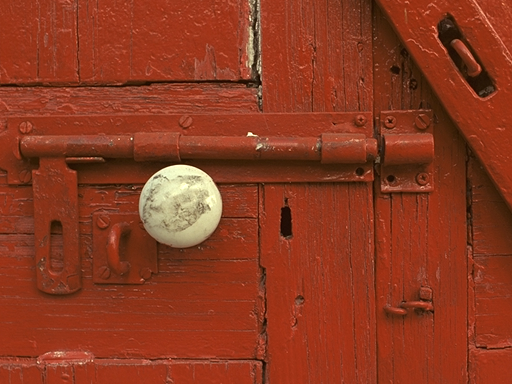
#> input picture tid2013/reference_images_more/I01 (11).BMP, 512 x 384 px; its folder holds only this picture in this run
$ python cie.py   (older library calls are emulated)
#> lines starting #> are read from the running program, lines starting #| are printed output that depends on the picture
#> further down, good_image is the input picture: shape (384, 512, 3); mean B, G, R 32, 57.4, 139.9

import cv2
import os
import numpy as np
from skimage import feature
from sklearn.svm import SVR
from sklearn.model_selection import train_test_split
from sklearn.metrics import mean_squared_error, accuracy_score
from sklearn.preprocessing import StandardScaler
import scipy.stats
from scipy.special import expit
from PIL import Image, ImageEnhance
import matplotlib.pyplot as plt

# 函数：计算颜色矩
def calculate_color_moments(image):
    # 将彩色图像转为HSV模型
    hsv_image = cv2.cvtColor(image, cv2.COLOR_BGR2HSV)
    # 提取S和V通道
    s_channel = hsv_image[:, :, 1]
    v_channel = hsv_image[:, :, 2]

    # 计算颜色矩
    s_moments = cv2.moments(s_channel).values()
    v_moments = cv2.moments(v_channel).values()

    # 添加额外的颜色矩，第三个颜色矩是偏度，第四个颜色矩是峰度
    s_skewness = cv2.moments(s_channel)['mu03'] if cv2.moments(s_channel)['m00'] != 0 else 0
    v_skewness = cv2.moments(v_channel)['mu03'] if cv2.moments(v_channel)['m00'] != 0 else 0
    s_kurtosis = cv2.moments(s_channel)['mu02'] if cv2.moments(s_channel)['m00'] != 0 else 0
    v_kurtosis = cv2.moments(v_channel)['mu02'] if cv2.moments(v_channel)['m00'] != 0 else 0

    return list(s_moments) + list(v_moments) + [s_skewness, v_skewness, s_kurtosis, v_kurtosis]

# 定义颜色匹配函数
def color_matching_function(input_lambda_val):
    try:
        x = 0.4002 * expit((731.616 - input_lambda_val) / (4.029e-5 * input_lambda_val))
        z = 0.2545 * expit((632.816 - input_lambda_val) / (2.907e-3 * input_lambda_val))
        y = 1 - x - z
        return x, y, z
    except OverflowError:
        return None, 0.33, None

# 定义RGB到CIEXYZ的转换函数
def rgb_to_xyz(rgb):
    M = np.array([[0.4124564, 0.3575761, 0.1804375],
                  [0.2126729, 0.7151522, 0.0721750],
                  [0.0193339, 0.1191920, 0.9503041]])
    # 将rgb重塑为形状为(3, 384*512)的数组
    rgb_reshaped = rgb.transpose(2, 0, 1).reshape(3, -1)
    xyz = np.dot(M, rgb_reshaped)
    output_xyz_image = xyz.reshape(rgb.shape)
    return output_xyz_image


# 定义计算彩色信息特征的函数
def compute_color_feature(inpuy_xyz_image, input_x, input_y, input_z):
    output_color_feature = np.sum(inpuy_xyz_image[:, :, 0] * input_x + inpuy_xyz_image[:, :, 1] * input_y + inpuy_xyz_image[:, :, 2] * input_z)
    return output_color_feature

# 函数：梯度局部二值法
def gradient_local_binary_pattern(input_image):
    gray_image = cv2.cvtColor(input_image, cv2.COLOR_BGR2GRAY)
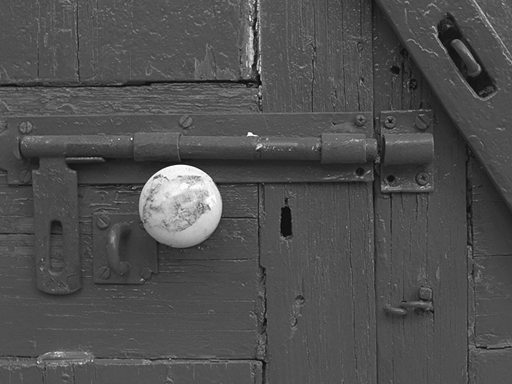
#> gray_image: shape (384, 512); min 7, max 255, mean 79.2
    # 计算梯度
    gradient_x = cv2.Sobel(gray_image, cv2.CV_64F, 1, 0, ksize=5)
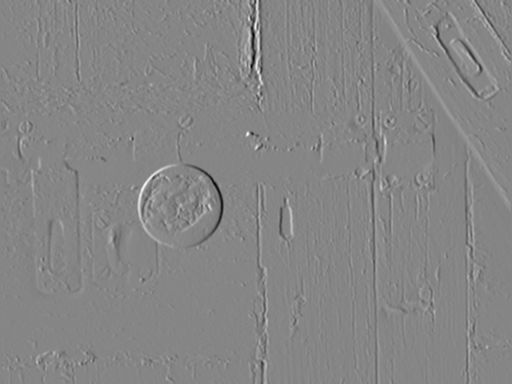
#> gradient_x: shape (384, 512) float64; min -8081, max 7315, mean -1.4; drawn with min black and max white
    gradient_y = cv2.Sobel(gray_image, cv2.CV_64F, 0, 1, ksize=5)
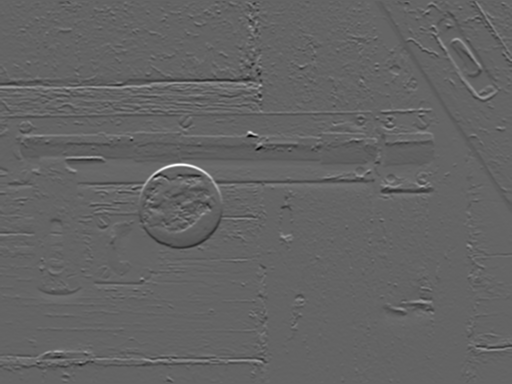
#> gradient_y: shape (384, 512) float64; min -6966, max 10760, mean -1.3; drawn with min black and max white
    gradient_magnitude = np.sqrt(gradient_x ** 2 + gradient_y ** 2)
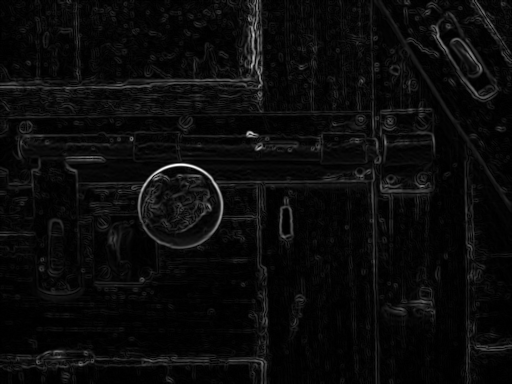
#> gradient_magnitude: shape (384, 512) float64; min 0, max 10775.9, mean 470.9; drawn with min black and max white
    gradient_magnitude = np.uint8(255 * gradient_magnitude / np.max(gradient_magnitude))

    # 计算局部二值模式
    lbp = feature.local_binary_pattern(gradient_magnitude, P=8, R=1, method="uniform")
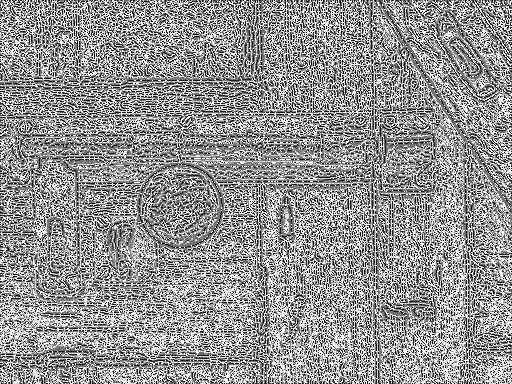
#> lbp: shape (384, 512) float64; min 0, max 9, mean 5.25; drawn with min black and max white

    return lbp


# 数据增强函数
def augment_image(image_path):
    # 使用 OpenCV 读取图像
    aug_img = cv2.imread(image_path)

    # OpenCV 图像增强：旋转和翻转
    rows, cols, _ = aug_img .shape
    M = cv2.getRotationMatrix2D((cols / 2, rows / 2), 30, 1)
    aug_img = cv2.warpAffine(aug_img, M, (cols, rows))
    aug_img = cv2.flip(aug_img, 1)

    # 使用 Pillow 进行图像增强：调整亮度和对比度
    pil_img = Image.fromarray(cv2.cvtColor(aug_img, cv2.COLOR_BGR2RGB))
    enhancer = ImageEnhance.Brightness(pil_img)
    aug_img = np.array(enhancer.enhance(1.5))  # 增加亮度
    enhancer = ImageEnhance.Contrast(Image.fromarray(aug_img ))
    aug_img = np.array(enhancer.enhance(1.5))  # 增加对比度

    return aug_img


# 加载图像数据集
good_quality_folder = "./tid2013/reference_images_more"
bad_quality_folder = "./tid2013/distorted_images_less"

# 读取图像并提取特征
x = []
y = []

# 处理好质量图像
for filename in os.listdir(good_quality_folder):
    good_image = cv2.imread(os.path.join(good_quality_folder, filename))
    # image_path = os.path.join(good_quality_folder, filename)
    # good_image = augment_image(image_path)
    # 计算梯度局部二值模式
    lbp = gradient_local_binary_pattern(good_image)
    # 计算颜色矩
    # color_moments = calculate_color_moments(image)
    good_rgb_image = cv2.cvtColor(good_image, cv2.COLOR_BGR2RGB)
    good_xyz_image = rgb_to_xyz(good_rgb_image)
#> in rgb_to_xyz, `output_xyz_image = xyz.reshape(rgb.shape)`:
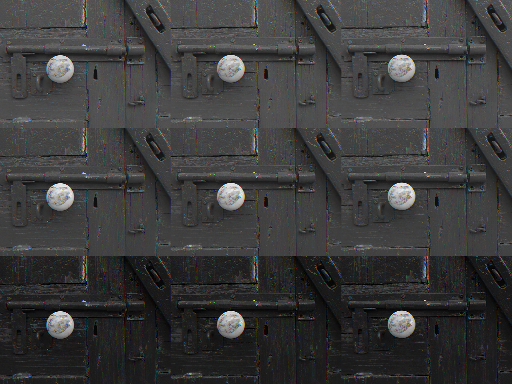
#> output_xyz_image: shape (384, 512, 3) float64; mean R, G, B 65.7, 65.7, 65.7; drawn with min black and max white
    # 提取彩色信息的特征
    color_features = []
    lambda_range = np.arange(380, 781, 4)
    for lambda_val in lambda_range:
        good_x_val, good_y_val, good_z_val = color_matching_function(lambda_val)
        if good_x_val is not None and good_y_val is not None and good_z_val is not None:
            color_feature = compute_color_feature(good_xyz_image, good_x_val, good_y_val, good_z_val)
            color_features.append(color_feature)
        else:
            print("error")
            break
#> this loop made 101 passes
#> (output_color_feature in compute_color_feature, color_feature) on passes 1 to 12: (12909661.3, 12909661.3), (12909661.3, 12909661.3), (12909661.3, 12909661.3), (12909661.3, 12909661.3), (12909661.3, 12909661.3), (12909661.3, 12909661.3), (12909661.3, 12909661.3), (12909661.3, 12909661.3), (12909661.3, 12909661.3), (12909661.3, 12909661.3), (12909661.3, 12909661.3), (12909661.3, 12909661.3)
#> color_feature on passes 61 to 66: 12909662.1, 12909669.1, 12909728.8, 12910056.9, 12910520.2, 12910652.8
#> after the loop, color_features = 101 values, max 12912091.3 at index 89, min 12909661.3 at index 0, mean 12910217.6
    # 将特征合并
    if len(lbp.flatten()) > 0 and len(color_features) > 0:
        features = np.concatenate([lbp.flatten(), color_features])
        x.append(features)
        # print(type(x))
        y.append(1)  # 1 表示好质量图像
    else:
        print(f"Skipped adding features for image {filename} due to empty features or color features.")

# 处理坏质量图像
#> (the run stopped early here; a loop or call above may not have finished)

$ run again, on tid2013/reference_images_more/I01 (212).BMP
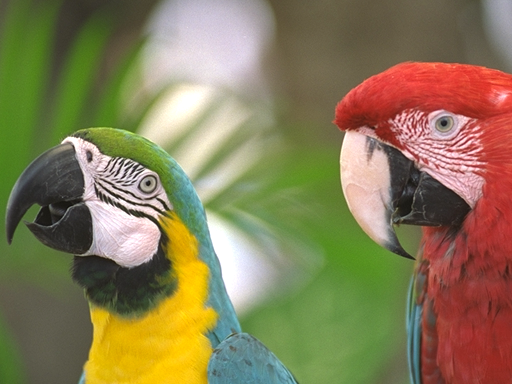
#> input picture tid2013/reference_images_more/I01 (212).BMP, 512 x 384 px
#> good_image is the input picture: shape (384, 512, 3); mean B, G, R 86.7, 124.3, 135.7
#> in gradient_local_binary_pattern, `lbp = feature.local_binary_pattern(gradient_magnitude, P=8, R=1, metho..`:
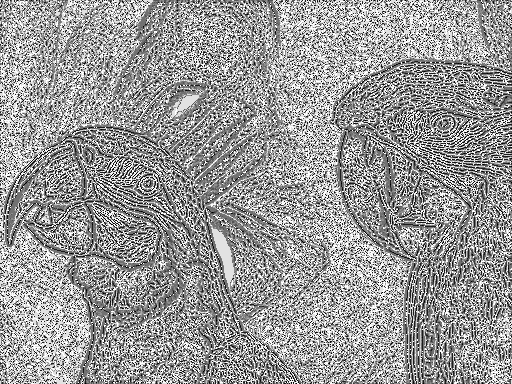
#> lbp: shape (384, 512) float64; min 0, max 9, mean 5.43; drawn with min black and max white
#> in rgb_to_xyz, `output_xyz_image = xyz.reshape(rgb.shape)`:
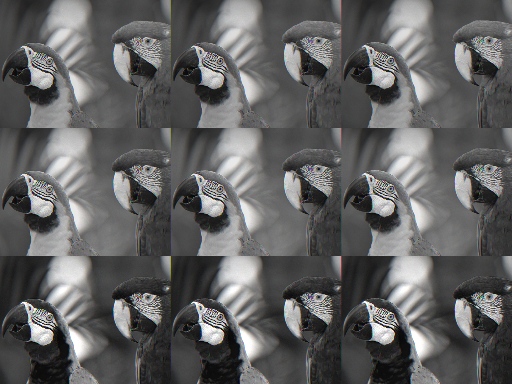
#> output_xyz_image: shape (384, 512, 3) float64; mean R, G, B 113.3, 113.3, 113.3; drawn with min black and max white
#> the loop `for lambda_val in lambda_range:` made 101 passes
#> color_feature on passes 1 to 8: 22276332.5, 22276332.5, 22276332.5, 22276332.5, 22276332.5, 22276332.5, 22276332.5, 22276332.5
#> after the loop `for lambda_val in lambda_range:`: color_features = 101 values, max 22276332.5 at index 0, min 22275633.2 at index 78, mean 22276155.8

$ run again, on tid2013/reference_images_more/I01 (191).BMP
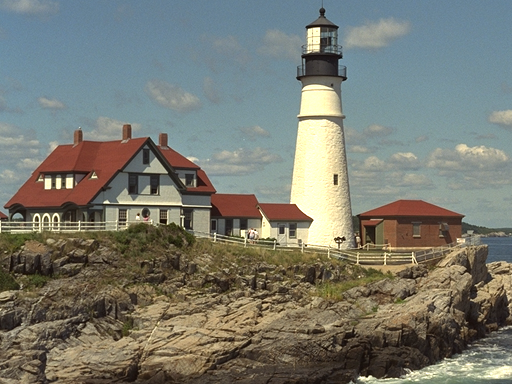
#> input picture tid2013/reference_images_more/I01 (191).BMP, 512 x 384 px
#> good_image is the input picture: shape (384, 512, 3); mean B, G, R 112.3, 122.1, 120.8
#> in gradient_local_binary_pattern, `lbp = feature.local_binary_pattern(gradient_magnitude, P=8, R=1, metho..`:
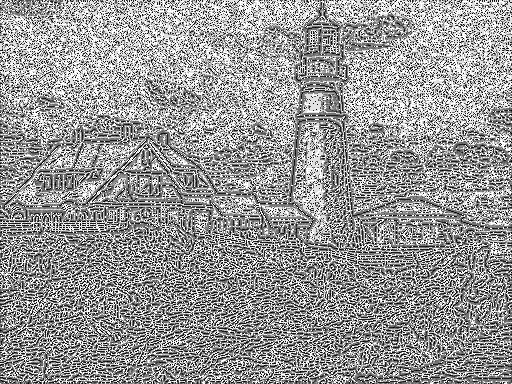
#> lbp: shape (384, 512) float64; min 0, max 9, mean 5.34; drawn with min black and max white
#> in rgb_to_xyz, `output_xyz_image = xyz.reshape(rgb.shape)`:
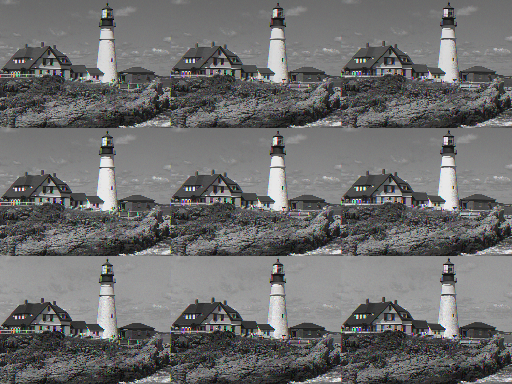
#> output_xyz_image: shape (384, 512, 3) float64; mean R, G, B 119.5, 119.5, 119.5; drawn with min black and max white
#> the loop `for lambda_val in lambda_range:` made 101 passes
#> (output_color_feature in compute_color_feature, color_feature) on passes 1 to 8: (23487240.5, 23487240.5), (23487240.5, 23487240.5), (23487240.5, 23487240.5), (23487240.5, 23487240.5), (23487240.5, 23487240.5), (23487240.5, 23487240.5), (23487240.5, 23487240.5), (23487240.5, 23487240.5)
#> after the loop `for lambda_val in lambda_range:`: color_features = 101 values from 23487240.5 to 23489760
